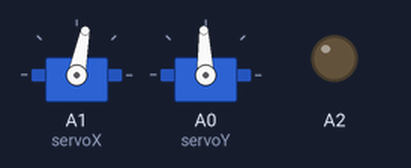
Simulated run of this sketch. Board: Arduino Uno, built with avr-gcc and run on an emulated ATmega328P. Shown: 2 × servo, output pins drawn as LEDs (lit = HIGH).

Above: at 0.05 s.
At 0.45 s:
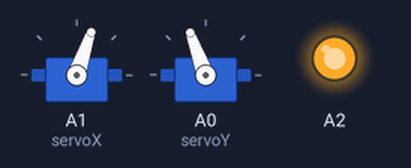
At 0.9 s:
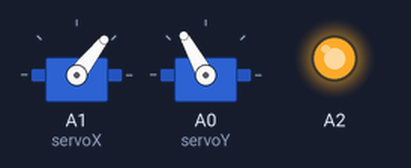
At 1.8 s:
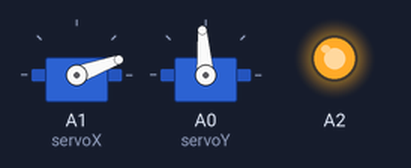
At 2.65 s:
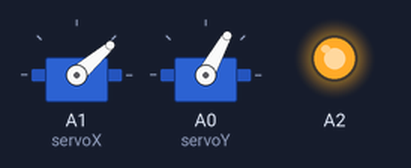
At 3.55 s:
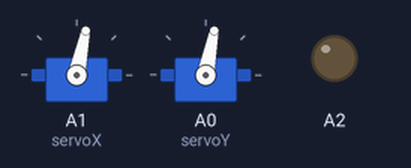
Timing chart, 0 to 8.6 s (numbered marks = the images above):
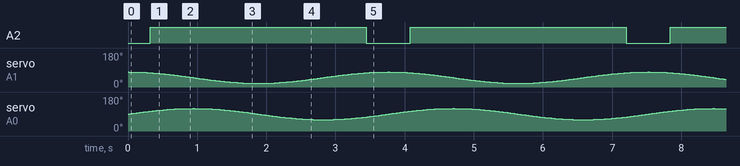

The sketch:

u13.ino
```cpp
#include <Servo.h>
Servo servoX, servoY;

void setup()
{
  servoX.attach(A1); // 10..75, stred 55
  servoY.attach(A0); // 70..120, stred 90
  pinMode(A2, OUTPUT);
}

void loop()
{
  for (int uhol=0; uhol<360; uhol++)
  {
    float uholRad = uhol*PI/180.0f;
    int x = 50 + cos(uholRad)*30;
    int y = 90 + sin(uholRad)*30;

    if (uhol > 30 && uhol < 360-30)
    {
      digitalWrite(A2, HIGH);
    }
    else
    {
      digitalWrite(A2, LOW);
    }

    servoX.write(x);
    servoY.write(y);
    delay(10);
  }
}
```

Measured:
- by itself, A2: alternates HIGH for 3.1 s and LOW for 0.64 s
